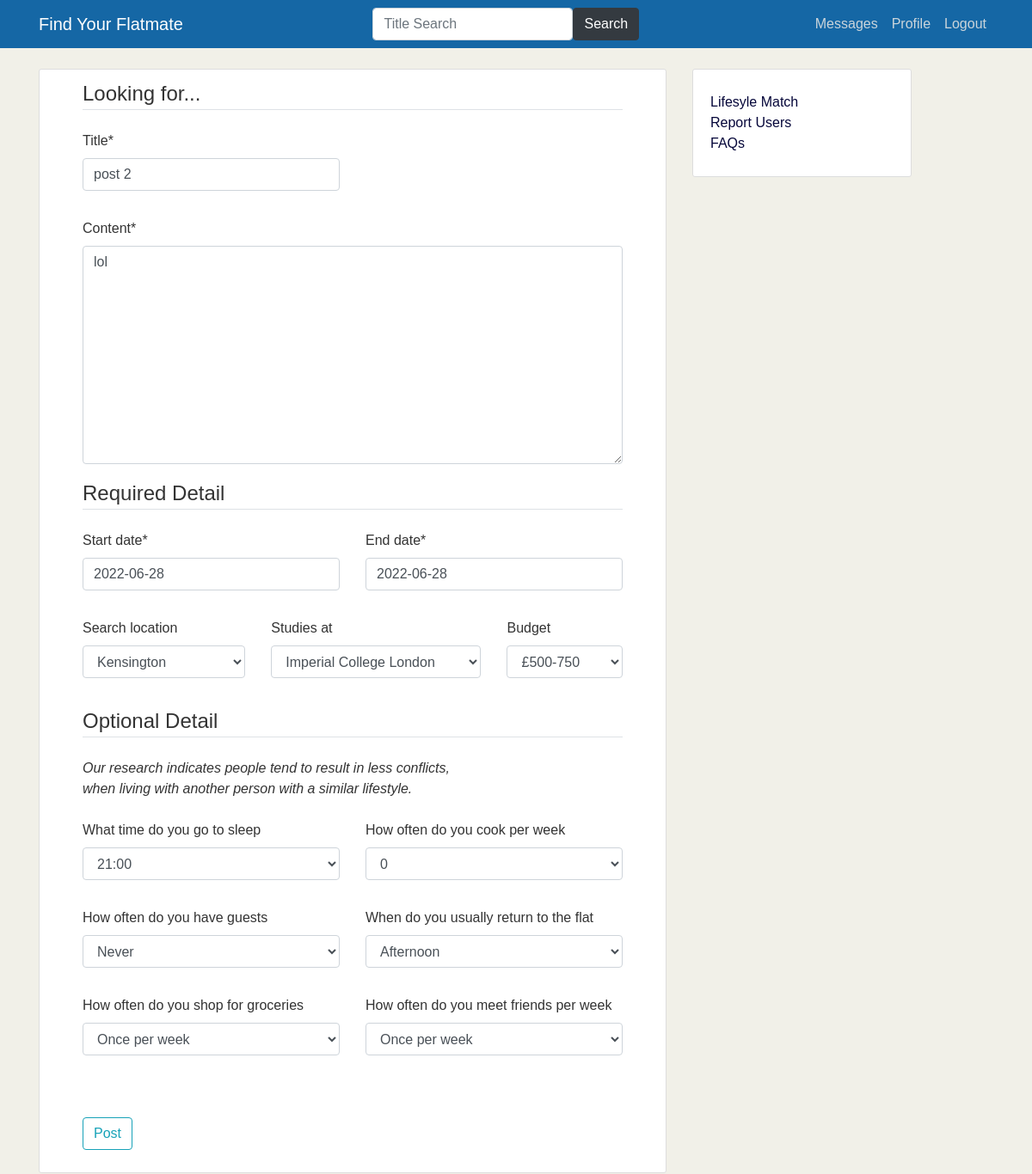
Page /post/11/update/ (signed in) on the committed database.
### core/models.py (models this page shows, shortened)
class Post(models.Model):
    title = models.CharField(max_length=100)
    content = models.TextField()
    date_posted = models.DateTimeField(default=timezone.now)
    author = models.ForeignKey(User, on_delete=models.CASCADE)
    location_choice = (
        ('Albertopolis', 'Albertopolis'),
        ('Bayswater', 'Bayswater'),
        ('Belgravia', 'Belgravia'),
        ('Brompton', 'Brompton'),
        ('Chelsea', 'Chelsea'),
        ('Chelsea Harbour', 'Chelsea Harbour'),
        ('Earls Court', 'Earls Court'),
        ('Holland Park', 'Holland Park'),
        ('Kensal Green', 'Kensal Green'),
        ('Kensington', 'Kensington'),
        ('Knightsbridge', 'Knightsbridge'),
        ('Ladbroke Grove', 'Ladbroke Grove'),
        ('North Kensington', 'North Kensington'),
        ('Notting Hill', 'Notting Hill'),
        ('South Kensington', 'South Kensington'),
        ('West Brompton', 'West Brompton'),
        ('West Kensington', 'West Kensington'),
        ('Worlds End', 'Worlds End'),
    )
    studies_at_choice = (
        ('English National Ballet School', 'English National Ballet School'),
        ('Royal College of Art', 'Royal College of Art'),
        ('Royal College of Music', 'Royal College of Music'),
        ('Imperial College London', 'Imperial College London'),
        ('Heythrop College', 'Heythrop College'),
        ('Richmond', 'Richmond'),
        ('Fordham University', 'Fordham University'),
    )
    budget_choice = (
        ('0-500', '£0-500'),
        ('500-750', '£500-750'),
        ('750-1000', '£750-1000'),
        ('1000-1250', '£1000-1250'),
        ('1250-1500', '£1250-1500'),
        ('1500-1750', '£1500-1750'),
        ('1750-2000', '£1750-2000'),
        ('2000-3000', '£2000-3000'),
        ('3000+', '£3000+')
    )
    sleep_choice = (
        (1, '21:00'),
        (2, '22:00'),
        (3, '23:00'),
        (4, '24:00+'),
    )
    cook_choice = (
        (1, '0'),
        (2, '1-2'),
        (3, '3-4'),
        (4, '5+'),
    )
    loner_choice = (
        (1, 'None'),
        (2, 'Once per week'),
        (3, '2-4 times per week'),
        (4, 'A lot'),
    )
    visit_choice = (
        (1, "Never"),
        (2, "Around once a month"),
        (3, "Once a week"),
        (4, "More than once a week")
    )
    back_choice = (
        (1, "Afternoon"),
        (2, "Evening"),
        (3, "Late at night"),
        (4, "Morning")
    )
    groceries_choice = (
        (1, "Once per week"),
        (2, "2-3 times per week"),
        (3, "4-5 times per week"),
        (4, "Basically every day")
    )
    start_date = models.DateField(default=date.today)
    end_date = models.DateField(default=date.today)
    search_location = models.CharField(max_length=30, blank=True, null=True, choices=location_choice)
    studies_at = models.CharField(max_length=30, blank=True, null=True, choices=studies_at_choice)
    budget = models.CharField(max_length=30, blank=True, null=True, choices=budget_choice)
    what_time_do_you_go_to_sleep = models.IntegerField(choices=sleep_choice, blank=True, null=True)
    how_often_do_you_cook_per_week = models.IntegerField(choices=cook_choice, blank=True, null=True)
    how_often_do_you_meet_friends_per_week = models.IntegerField(choices=loner_choice, blank=True, null=True)
    how_often_do_you_have_guests = models.IntegerField(choices=visit_choice, blank=True, null=True)
    when_do_you_usually_return_to_the_flat = models.IntegerField(choices=back_choice, blank=True, null=True)
    how_often_do_you_shop_for_groceries = models.IntegerField(choices=groceries_choice, blank=True, null=True)
    objects = PostManager()

### core/views.py (the view, shortened to what this page needs)
# urls.py: path('post/<int:pk>/update/', PostUpdateView.as_view(), name='post-update'),
class PostUpdateView(LoginRequiredMixin, UserPassesTestMixin, UpdateView):
    model = Post
    fields = ['title',
              'content',
              'start_date',
              'end_date',
              'search_location',
              'studies_at',
              'budget',
              'what_time_do_you_go_to_sleep',
              'how_often_do_you_cook_per_week',
              'how_often_do_you_meet_friends_per_week',
              'how_often_do_you_have_guests',
              'when_do_you_usually_return_to_the_flat',
              'how_often_do_you_shop_for_groceries',
              ]
    def test_func(self):
        post = self.get_object()
        if self.request.user == post.author:
            return True
        return False

### core/templates/core/post_form.html (shortened to what this page needs)
{% extends "core/base.html" %}
{% load crispy_forms_tags %}
{% block content %}
<div class="content-section">
    <form method="POST">
        <fieldset class="form-group">
            <legend class="border-bottom mb-4">Looking for...</legend>
            <div class="row">
                <div class="form-group col-sm-6">
                    {{ form.title | as_crispy_field }}
                </div>
            </div>
            <div class="textbox">
                {{ form.content | as_crispy_field }}
            </div>
            <legend class="border-bottom mb-4">Required Detail</legend>
            <div class="row">
                <div class="form-group col-sm-6">
                    {{ form.start_date | as_crispy_field }}
                </div>
                <div class="form-group col-sm-6">
                    {{ form.end_date | as_crispy_field }}
                </div>
            </div>
            <div class="row">
                <div class="form-group col-sm-4">
                    {{ form.search_location | as_crispy_field }}
                </div>
                <div class="form-group col-sm-5">
                    {{ form.studies_at | as_crispy_field }}
                </div>
                <div class="form-group col-sm-3">
                    {{ form.budget | as_crispy_field }}
                </div>
            </div>
            <legend class="border-bottom mb-4">Optional Detail</legend>
            <i>
                Our research indicates people tend to result in less conflicts,
                <br />when living with another person with a similar lifestyle.
            </i>
            <br /><br />
            <div class="row">
                <div class="form-group col-sm-6">
                    {{ form.what_time_do_you_go_to_sleep | as_crispy_field }}
                </div>
                <div class="form-group col-sm-6">
                    {{ form.how_often_do_you_cook_per_week | as_crispy_field }}
                </div>
            </div>
            <div class="row">
                <div class="form-group col-sm-6">
                    {{ form.how_often_do_you_have_guests | as_crispy_field }}
                </div>
                <div class="form-group col-sm-6">
                    {{ form.when_do_you_usually_return_to_the_flat | as_crispy_field }}
                </div>
            </div>
            <div class="row">
                <div class="form-group col-sm-6">
                    {{ form.how_often_do_you_shop_for_groceries | as_crispy_field }}
                </div>
                <div class="form-group col-sm-6">
                    {{ form.how_often_do_you_meet_friends_per_week | as_crispy_field }}
                </div>
            </div>
        </fieldset>
        <br />
        <div class="form-group">
            <button class="btn btn-outline-info" type="submit">Post</button>
        </div>
    </form>
</div>
{% endblock content %}

### static/core/main.css (style rules this page uses)
body { background-color: rgb(241, 240, 232); color: #333333; margin-top: 5rem; font-family: Arial, Helvetica, sans-serif; }
.content-section { background: #ffffff; padding: 10px 50px; border: 1px solid #dddddd; border-radius: 3px; margin-bottom: 20px; margin-left: auto; }

### rows in the picture
Post: title "post 2", content "lol", start_date "2022-06-28", end_date "2022-06-28", search_location "Kensington", studies_at "Imperial College London", budget "£500-750", what_time_do_you_go_to_sleep "21:00", how_often_do_you_cook_per_week "0", how_often_do_you_have_guests "Never", when_do_you_usually_return_to_the_flat "Afternoon", how_often_do_you_shop_for_groceries "Once per week", how_often_do_you_meet_friends_per_week "Once per week"
